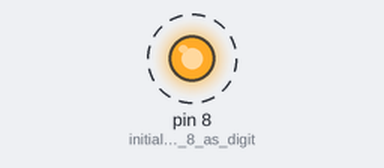
Bench run of a sketch on a simulated Arduino Uno, built with avr-gcc and run on an emulated ATmega328P. On the bench: output pins drawn as LEDs (lit = HIGH). Dashed ring = blinking.

Above: at 0.7 s.
Timing chart, 0 to 5.8 s (numbered marks = the images above):
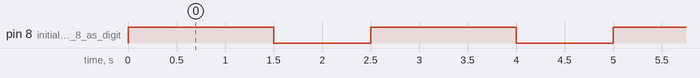

The sketch:

Lab1_Program.ino
```cpp
/*
*     ECE 1001/1002  Lab 1 blink lights
*          John Lindsey   May 2019
*/
void setup()
{
  pinMode(8, OUTPUT);   // initialize pin 8 as digital output to control the LED
}

void loop()
{
 // use delays and pin 8 to blink an LED on and off
 digitalWrite(8, HIGH);
 delay(1500);
 digitalWrite(8, LOW);
 delay(1000);
}
```

Measured:
- by itself, pin 8 (initialize_pin_8_as_digit): alternates HIGH for 1.5 s and LOW for 1.0 s
